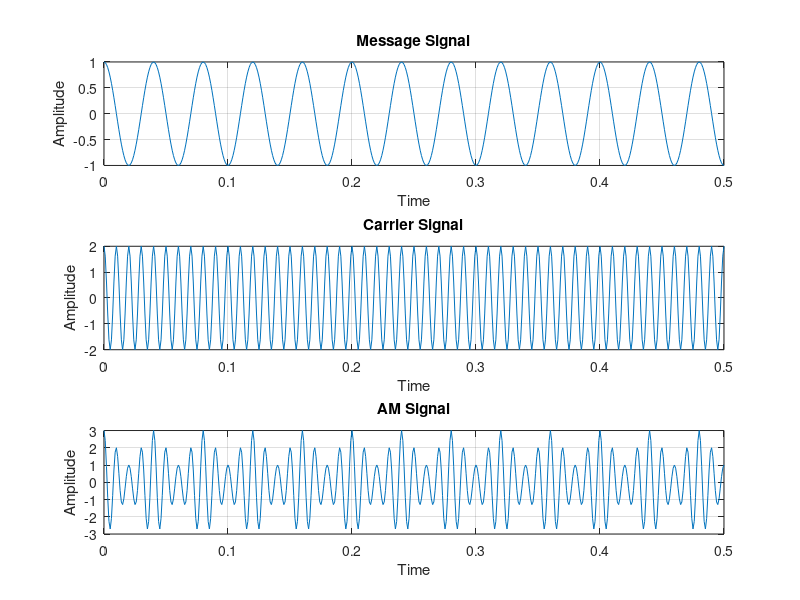

Recreate this plot in MATLAB.
clc;
clear all;
close all;
fm=25;
%Sushant_b180062EC
fc=100;
am=1;
ac=2;
t=0:0.001:0.5;

k=am/ac;

m=am*cos(2*pi*fm*t);
subplot(3,1,1);
plot(t,m);
xlabel('Time');
ylabel('Amplitude');
title('Message Signal');
grid on;

c=ac*cos(2*pi*fc*t);
subplot(3,1,2);
plot(t,c);
xlabel('Time');
ylabel('Amplitude');
title('Carrier Signal');
grid on;

y=(1+(k*m)).*c;
subplot(3,1,3);
plot(t,y);
xlabel('Time');
ylabel('Amplitude');
title('AM Signal');
grid on;
